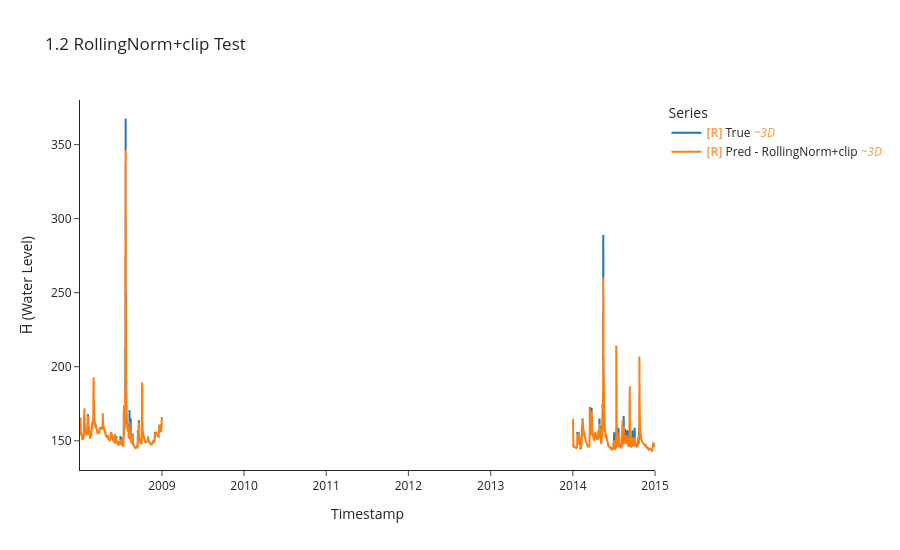

Notebook code for this chart:
### Code cell
y_te_roll, y_pe_roll, idx_te_roll = uf.model_evaluate_with_norm(
    model_roll, crit_roll, test_ds_roll, test_df.index, LOOKBACK, HORIZON, BATCH_SIZE
)

uf.calculate_metrics_and_plot(
    {"RollingNorm+clip": (y_te_roll, y_pe_roll, idx_te_roll)},
    plot_title="1.2 RollingNorm+clip Test",
    export_metrics=True, export_html=True,
    export_file_name="results/testing/online/p1_rolling_clip",
)
uf.export_results_to_csv(
    {"RollingNorm_clip": (y_te_roll, y_pe_roll, idx_te_roll)},
    "results/testing/predictions_vs_true/online"
)

### Figure 1 — Plotly figure (JSON) as saved in the notebook; plotly's stock layout.template omitted (floating-point values rounded to 4 significant figures; data arrays with more than 128 entries replaced by an {"elided": "..."} marker saying what was removed)
{"data": [{"hovertemplate": "Legend=True<br>Timestamp=%{x}<br>H̅ (Water Level)=%{y}<extra></extra>", "legendgroup": "True", "line": {"color": "#1f77b4", "dash": "solid", "width": 2}, "marker": {"symbol": "circle"}, "mode": "lines", "name": "<b style=\"color:sandybrown\">[R]</b> True <i style=\"color:#fc9944\">~3D</i>", "showlegend": true, "type": "scattergl", "uid": "ae2db4ee-17ef-4e90-bfd8-b01e84575793", "x": {"elided": "1001 str values"}, "xaxis": "x", "y": {"elided": "1001 float values"}, "yaxis": "y"}, {"hovertemplate": "Legend=Pred - RollingNorm+clip<br>Timestamp=%{x}<br>H̅ (Water Level)=%{y}<extra></extra>", "legendgroup": "Pred - RollingNorm+clip", "line": {"color": "#ff7f0e", "dash": "solid", "width": 2}, "marker": {"symbol": "circle"}, "mode": "lines", "name": "<b style=\"color:sandybrown\">[R]</b> Pred - RollingNorm+clip <i style=\"color:#fc9944\">~3D</i>", "showlegend": true, "type": "scattergl", "uid": "0e1a2e62-77c7-4e35-bc1b-f3b4becef259", "x": {"elided": "1001 str values"}, "xaxis": "x", "y": {"elided": "1001 float values"}, "yaxis": "y"}], "layout": {"height": 550, "legend": {"title": {"text": "Series"}, "tracegroupgap": 0}, "title": {"text": "1.2 RollingNorm+clip Test"}, "xaxis": {"anchor": "y", "domain": [0, 1], "title": {"text": "Timestamp"}}, "yaxis": {"anchor": "x", "domain": [0, 1], "title": {"text": "H̅ (Water Level)"}}}}
